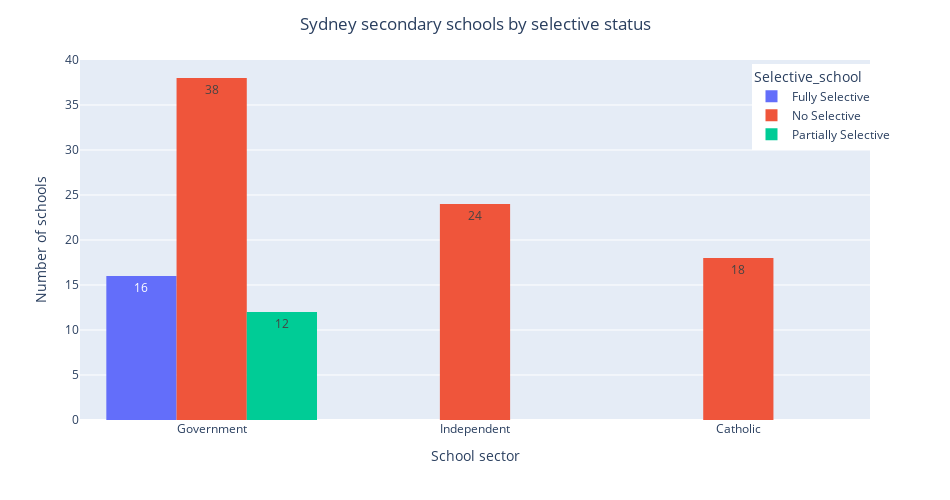

This figure's notebook cell:
### Code cell
fig = px.histogram(df_total[df_total['Level']=='Secondary'],
                   x='School Sector',
                   y='school_map',
                   color='Selective_school',
                   histfunc='count',
                   barmode='group',
                   text_auto=True,
                   category_orders={'School Sector': ['Government','Independent','Catholic']},height=500,width=950)

fig.update_layout(title_text='Sydney secondary schools by selective status', title_x=0.5,
                  xaxis_title_text='School sector',
                  yaxis_title_text='Number of schools',
                  legend=dict(yanchor="top",y=0.99,xanchor="left",x=0.85))
fig.show()

### Figure 1 — Plotly figure (JSON) as saved in the notebook; plotly's stock layout.template omitted (floating-point values rounded to 4 significant figures)
{"data": [{"alignmentgroup": "True", "bingroup": "x", "histfunc": "count", "hovertemplate": "Selective_school=Fully Selective<br>School Sector=%{x}<br>count=%{y}<extra></extra>", "legendgroup": "Fully Selective", "marker": {"color": "#636efa", "pattern": {"shape": ""}}, "name": "Fully Selective", "offsetgroup": "Fully Selective", "orientation": "v", "showlegend": true, "texttemplate": "%{value}", "type": "histogram", "x": ["Government", "Government", "Government", "Government", "Government", "Government", "Government", "Government", "Government", "Government", "Government", "Government", "Government", "Government", "Government", "Government"], "xaxis": "x", "y": ["James Ruse Agricultural High School", "Baulkham Hills High School", "North Sydney Boys High School", "Sydney Girls High School", "North Sydney Girls High School", "Hornsby Girls High School", "Sydney Boys High School", "Normanhurst Boys High School", "Fort Street High School", "Girraween High School", "Northern Beaches Secondary College Manly Campus", "Penrith High School", "Hurlstone Agricultural High School", "St George Girls High School", "Caringbah High School", "Sydney Technical High School"], "yaxis": "y"}, {"alignmentgroup": "True", "bingroup": "x", "histfunc": "count", "hovertemplate": "Selective_school=No Selective<br>School Sector=%{x}<br>count=%{y}<extra></extra>", "legendgroup": "No Selective", "marker": {"color": "#EF553B", "pattern": {"shape": ""}}, "name": "No Selective", "offsetgroup": "No Selective", "orientation": "v", "showlegend": true, "texttemplate": "%{value}", "type": "histogram", "x": ["Government", "Government", "Government", "Government", "Government", "Government", "Independent", "Independent", "Government", "Independent", "Independent", "Independent", "Catholic", "Independent", "Independent", "Government", "Government", "Government", "Government", "Government", "Independent", "Independent", "Independent", "Catholic", "Catholic", "Government", "Government", "Government", "Independent", "Independent", "Catholic", "Government", "Catholic", "Government", "Government", "Government", "Government", "Government", "Independent", "Government", "Catholic", "Independent", "Independent", "Catholic", "Independent", "Independent", "Catholic", "Catholic", "Government", "Catholic", "Government", "Catholic", "Independent", "Government", "Independent", "Catholic", "Government", "Catholic", "Government", "Catholic", "Independent", "Government", "Catholic", "Catholic", "Government", "Catholic", "Government", "Independent", "Government", "Government", "Independent", "Government", "Independent", "Government", "Government", "Government", "Independent", "Government", "Government", "Catholic"], "xaxis": "x", "y": ["Conservatorium High School", "Willoughby Girls High School", "Cherrybrook Technology High School", "Cheltenham Girls High School", "Carlingford High School", "Killara High School", "Monte Sant' Angelo Mercy College", "Saint Ignatius' College", "Castle Hill High School", "St Pius X College", "Our Lady of Mercy College Parramatta", "Mount St Benedict College", "St Mary's Cathedral College", "St Patrick's College, Strathfield", "Loreto Normanhurst", "St Ives High School", "Northern Beaches Secondary College Balgowlah Boys Campus", "Northern Beaches Secondary College Mackellar Girls Campus", "Burwood Girls High School", "Killarney Heights High School", "St Mary and St Mina's Coptic Orthodox College", "Oakhill College", "Brigidine College St Ives", "Brigidine College Randwick", "Marist College Eastwood", "Epping Boys High School", "Strathfield Girls High School", "Crestwood High School", "Rosebank College", "The McDonald College", "Mercy Catholic College", "Pennant Hills High School", "St Clare's College", "Turramurra High School", "Cammeraygal High School", "Glenwood High School", "Mosman High School", "Riverside Girls High School", "St Augustine's College Sydney", "Newtown High School of Performing Arts", "St Ursula's College", "Waverley College", "St Joseph's College", "Marcellin College", "St Scholastica's College Glebe Point", "Amity College", "Marist Sisters' College Woolwich", "St Patrick's College Sutherland", "Muirfield High School", "Marist Catholic College Penshurst", "Randwick Girls High School", "Parramatta Marist High School", "Glenaeon Rudolf Steiner School", "The Ponds High School", "St Vincent's College", "St Patrick's Marist College", "Kellyville High School", "Our Lady of the Sacred Heart College", "Model Farms High School", "Catherine McAuley Westmead", "Stella Maris College", "Canterbury Girls High School", "Freeman Catholic College", "Bethany College", "Ashfield Boys High School", "De La Salle Catholic College, Caringbah", "Ku-ring-gai High School", "Malek Fahd Islamic School", "Kirrawee High School", "Macarthur Girls High School", "Western Grammar School", "Cumberland High School", "Christian Brothers' High School Lewisham", "Inner Sydney High School", "Concord High School", "Dulwich High School of Visual Arts and Design", "Alpha Omega Senior College", "Asquith Girls High School", "Barrenjoey High School", "Mater Maria Catholic College"], "yaxis": "y"}, {"alignmentgroup": "True", "bingroup": "x", "histfunc": "count", "hovertemplate": "Selective_school=Partially Selective<br>School Sector=%{x}<br>count=%{y}<extra></extra>", "legendgroup": "Partially Selective", "marker": {"color": "#00cc96", "pattern": {"shape": ""}}, "name": "Partially Selective", "offsetgroup": "Partially Selective", "orientation": "v", "showlegend": true, "texttemplate": "%{value}", "type": "histogram", "x": ["Government", "Government", "Government", "Government", "Government", "Government", "Government", "Government", "Government", "Government", "Government", "Government"], "xaxis": "x", "y": ["Chatswood High School", "Parramatta High School", "Sefton High School", "Ryde Secondary College", "Tempe High School", "Macquarie Fields High School", "Blacktown Boys High School", "Sydney Secondary College Balmain Campus", "Sydney Secondary College Leichhardt Campus", "Rose Bay Secondary College", "Blacktown Girls High School", "Moorebank High School"], "yaxis": "y"}], "layout": {"barmode": "group", "height": 500, "legend": {"title": {"text": "Selective_school"}, "tracegroupgap": 0, "x": 0.85, "xanchor": "left", "y": 0.99, "yanchor": "top"}, "margin": {"t": 60}, "title": {"text": "Sydney secondary schools by selective status", "x": 0.5}, "width": 950, "xaxis": {"anchor": "y", "categoryarray": ["Government", "Independent", "Catholic"], "categoryorder": "array", "domain": [0, 1], "title": {"text": "School sector"}}, "yaxis": {"anchor": "x", "domain": [0, 1], "title": {"text": "Number of schools"}}}}
